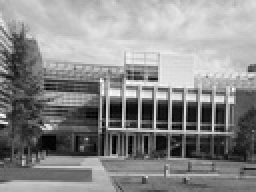
#> input picture CV/Assignments/Assignment5/ps5/input/transA.jpg, 128 x 96 px, shrunk from 640 x 480 before the run (shown 2 times larger)
$ python ps5.py   (Python 2 division)   (older library calls are emulated)
#> lines starting #> are read from the running program, lines starting #| are printed output that depends on the picture; after the words box and inside, x2 and y2 are one past the last pixel; in counts of white or black regions, pixels touching at a corner belong together
"""Problem Set 5: Harris, SIFT, RANSAC."""

import numpy as np
from math import atan2, log
from random import randrange
import cv2

import os

# I/O directories
input_dir = "input"
output_dir = "output"


# Assignment code
def gradientX(image):
    """Compute image gradient in X direction.

    Parameters
    ----------
        image: grayscale floating-point image, values in [0.0, 1.0]

    Returns
    -------
        Ix: image gradient in X direction, values in [-1.0, 1.0]
    """

    # TODO: Your code here
    Ix = cv2.Sobel( image, cv2.CV_64F, 1, 0)

    return Ix


def gradientY(image):
    """Compute image gradient in Y direction.

    Parameters
    ----------
        image: grayscale floating-point image, values in [0.0, 1.0]

    Returns
    -------
        Iy: image gradient in Y direction, values in [-1.0, 1.0]
    """

    # TODO: Your code here
    Iy = cv2.Sobel( image, cv2.CV_64F, 0, 1)

    return Iy


def make_image_pair(image1, image2):
    """Adjoin two images side-by-side to make a single new image.

    Parameters
    ----------
        image1: first image, could be grayscale or color (BGR)
        image2: second image, same type as first

    Returns
    -------
        image_pair: combination of both images, side-by-side, same type
    """

    # TODO: Your code here
    # Determine if the input images are grayscale or color
    r = np.maximum( image1.shape[0], image2.shape[0] )
    c = image1.shape[1] + image2.shape[1]
    image_pair = []

    if len(image1.shape) == 3:
        # Make image_pair of appropriate size
        image_pair = np.zeros( (r,c,3) )
        image_pair[0:image1.shape[0],0:image1.shape[1],:] = image1[:,:,:]
        image_pair[0:image2.shape[0],image1.shape[1]:c,:] = image2[:,:,:]
    else:
        image_pair = np.zeros( (r,c) )
        image_pair[ 0:image1.shape[0], 0:image1.shape[1] ] = image1[:,:]
        image_pair[ 0:image2.shape[0], image1.shape[1]:c ] = image2[:,:]
    #end if
    return image_pair


def harris_response(Ix, Iy, kernel, alpha):
    """Compute Harris reponse map using given image gradients.

    Parameters
    ----------
        Ix: image gradient in X direction, values in [-1.0, 1.0]
        Iy: image gradient in Y direction, same size and type as Ix
        kernel: 2D windowing kernel with weights, typically square
        alpha: Harris detector parameter multiplied with square of trace

    Returns
    -------
        R: Harris response map, same size as inputs, floating-point
    """

    # TODO: Your code here
    # Note: Define any other parameters you need locally or as keyword arguments
    # Copy Ix and Iy
    extendBound = max( kernel.shape[0], kernel.shape[1] )
    Ix_copy = np.copy(Ix)
    Iy_copy = np.copy(Iy)
    #Extend copies
    Ix_copy = cv2.copyMakeBorder( Ix_copy, 0, extendBound, 0, extendBound, cv2.BORDER_REFLECT )
    Iy_copy = cv2.copyMakeBorder( Iy_copy, 0, extendBound, 0, extendBound, cv2.BORDER_REFLECT )

    R = np.zeros( Ix.shape )
    # For every pixel in image
    for u in range( Ix.shape[0] ):
        for v in range( Ix.shape[1]):
            # Compute M
            M = np.zeros((2,2), dtype=np.float_)
            for x in range(kernel.shape[0]):
                for y in range(kernel.shape[1]):
                    M = M + kernel[x,y]*np.array([ [(Ix_copy[u+x, v+y])**2,              Ix_copy[u+x, v+y]*Iy_copy[u+x, v+y]],
                                                   [Ix_copy[u+x, v+y]*Iy_copy[u+x, v+y], (Iy_copy[u+x, v+y])**2]               ])
                #end for
            # end for

            # Compute R from M
            R[u,v] = np.linalg.det(M) - alpha*(np.trace(M)**2)
        #end for
    #end for

    return R


def find_corners(R, threshold, radius):
    """Find corners in given response map.

    Parameters
    ----------
        R: floating-point response map, e.g. output from the Harris detector
        threshold: response values less than this should not be considered plausible corners
        radius: radius of circular region for non-maximal suppression (could be half the side of square instead)

    Returns
    -------
        corners: peaks found in response map R, as a sequence (list) of (x, y) coordinates
    """

    # TODO: Your code here
    corners = []

    # Create list of indices for all values that are above threshold
    # np.where outputs two lists, one with the rows and one with the columns
    indices = np.where( R > threshold )

    # For each possible corner
    for x in range( len(indices[0]) ):
        for y in range( len(indices[1]) ):
            r = indices[0][x]
            c = indices[1][y]

            val = R[r, c]

            max_val = val
            max_val_r = r
            max_val_c = c

            # For all values in window around (r,c), if value of R > val
            for i in range(int(radius)):
                for j in range(int(radius)):
                    if( r+i < R.shape[0] and c+j < R.shape[1] ):
                        if( R[r+i, c+j] > max_val ):
                            max_val = R[r+i, c+j]
                            max_val_r = r+i
                            max_val_c = c+j
                         #end if
                     #end if
                 #end for
             #end for

            # The order might need reversed
            corners.append( (max_val_c, max_val_r) )
        #end for
    #end for

    return corners


def draw_corners(image, corners):
    """Draw corners on (a copy of) given image.

    Parameters
    ----------
        image: grayscale floating-point image, values in [0.0, 1.0]
        corners: peaks found in response map R, as a sequence (list) of (x, y) coordinates

    Returns
    -------
        image_out: copy of image with corners drawn on it, color (BGR), uint8, values in [0, 255]
    """

    # TODO: Your code here
    image_out = np.copy(image)
    image_out = cv2.normalize( image_out, image_out, 0, 255, cv2.NORM_MINMAX, cv2.CV_8UC1 )
    image_out = cv2.cvtColor( image_out, cv2.COLOR_GRAY2RGB )

    for corner in corners:
        cv2.circle(image_out, corner, 1, (0, 255, 0) )
    #end for

    return image_out


def gradient_angle(Ix, Iy):
    """Compute angle (orientation) image given X and Y gradients.

    Parameters
    ----------
        Ix: image gradient in X direction
        Iy: image gradient in Y direction, same size and type as Ix

    Returns
    -------
        angle: gradient angle image, each value in degrees [0, 359)
    """

    # TODO: Your code here
    # Note: +ve X axis points to the right (0 degrees), +ve Y axis points down (90 degrees)
    # Make y component the negative of what it currently is to account for change in coord system
    angle = np.zeros( Ix.shape )

    for i in range( Ix.shape[0] ):
        for j in range( Ix.shape[1]):
            angle[i, j] =  np.degrees( atan2( -1*Iy[i,j], Ix[i,j] ) )

    return angle


def get_keypoints(points, R, angle, _size, _octave=0):
    """Create OpenCV KeyPoint objects given interest points, response and angle images.

    Parameters
    ----------
        points: interest points (e.g. corners), as a sequence (list) of (x, y) coordinates
        R: floating-point response map, e.g. output from the Harris detector
        angle: gradient angle (orientation) image, each value in degrees [0, 359)
        _size: fixed _size parameter to pass to cv2.KeyPoint() for all points
        _octave: fixed _octave parameter to pass to cv2.KeyPoint() for all points

    Returns
    -------
        keypoints: a sequence (list) of cv2.KeyPoint objects
    """

    # TODO: Your code here
    # Note: You should be able to plot the keypoints using cv2.drawKeypoints() in OpenCV 2.4.9+
    keypoints = []

    for i in range( len( points) ):
        x = points[i][0]
        y = points[i][1]
        theta = angle[y,x]
        response = R[y, x]
        kp = cv2.KeyPoint( x, y, _size, theta, response, _octave )
        keypoints.append( kp )

    return keypoints


# [264 lines left out: functions get_descriptors, match_descriptors, draw_matches, compute_translation_RANSAC, compute_similarity_RANSAC, not called in this run]

def norm_and_save( img, filename ):
    normed = 0
    normed = cv2.normalize( img, normed, 0, 255, cv2.NORM_MINMAX, cv2.CV_8UC1)
    cv2.imwrite( os.path.join(output_dir, filename), normed)
#end norm_and_save

# [10 lines left out: function drawKP, not called in this run]

#end drawKP

# Driver code
def main():
    # Note: Comment out parts of this code as necessary

    #****************************
    # 1a
    #transA
    transA = cv2.imread(os.path.join(input_dir, "transA.jpg"), cv2.IMREAD_GRAYSCALE).astype(np.float_) / 255.0
#> transA: shape (96, 128) float64; min 0, max 1, mean 0.545
    transA_Ix = gradientX(transA)  # TODO: implement this
    transA_Iy = gradientY(transA)  # TODO: implement this
    transA_pair = make_image_pair(transA_Ix, transA_Iy)  # TODO: implement this
    norm_and_save( transA_pair, "ps5-1-a-1.png" ) # Note: you may have to scale/type-cast image before writing
    #transB
    transB = cv2.imread(os.path.join(input_dir, "transB.jpg"), cv2.IMREAD_GRAYSCALE).astype(np.float_) / 255.0
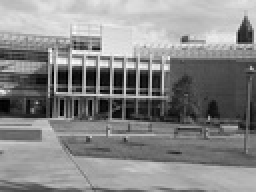
#> input picture CV/Assignments/Assignment5/ps5/input/transB.jpg, 128 x 96 px, shrunk from 640 x 480 before the run (shown 2 times larger)
#> transB: shape (96, 128) float64; min 0, max 0.992, mean 0.532
    transB_Ix = gradientX(transB)
    transB_Iy = gradientY(transB)

    # simA
    simA = cv2.imread(os.path.join(input_dir, "simA.jpg"), cv2.IMREAD_GRAYSCALE).astype(np.float_)/255.0
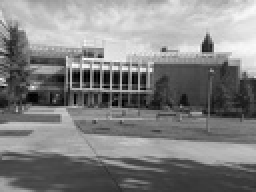
#> input picture CV/Assignments/Assignment5/ps5/input/simA.jpg, 128 x 96 px, shrunk from 640 x 480 before the run (shown 2 times larger)
#> simA: shape (96, 128) float64; min 0, max 1, mean 0.512
    simA_Ix = gradientX(simA)
    simA_Iy = gradientY(simA)
    simA_pair = make_image_pair(simA_Ix, simA_Iy)
#> in make_image_pair (call 2), `image_pair[ 0:image2.shape[0], image1.shape[1]:c ] = image2[:,:]`:
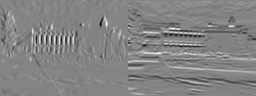
#> image_pair: shape (96, 256) float64; min -3.24, max 3, mean -0.0149; drawn with min black and max white
    norm_and_save( simA_pair, "ps5-1-a-2.png" )
    # simB
    simB = cv2.imread(os.path.join(input_dir, "simB.jpg"), cv2.IMREAD_GRAYSCALE).astype(np.float_)/255.0
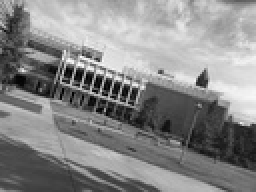
#> input picture CV/Assignments/Assignment5/ps5/input/simB.jpg, 128 x 96 px, shrunk from 640 x 480 before the run (shown 2 times larger)
#> simB: shape (96, 128) float64; min 0, max 0.988, mean 0.533
    simB_Ix = gradientX(simB)
    simB_Iy = gradientY(simB)


    #***************************************
    # 1b
    kernel = np.ones((3, 3), dtype=np.float_)/9.0

    transA_R = harris_response(transA_Ix, transA_Iy, kernel, 0.04)  # TODO: implement this, tweak parameters for best response
    norm_and_save( transA_R, "ps5-1-b-1.png" )
    transB_R = harris_response(transB_Ix, transB_Iy, kernel, 0.04)
    norm_and_save( transB_R, "ps5-1-b-2.png" )

    # sim A and B
    simA_R = harris_response( simA_Ix, simA_Iy, kernel, 0.04)
    norm_and_save( simA_R, "ps5-1-b-3.png" )
    simB_R = harris_response( simB_Ix, simB_Iy, kernel, 0.04)
#> call 4 of harris_response, with kernel = array of shape (3, 3), alpha = 0.04
#> in harris_response (call 4), `Iy_copy = cv2.copyMakeBorder( Iy_copy, 0, extendBound, 0, extendBound,..`:
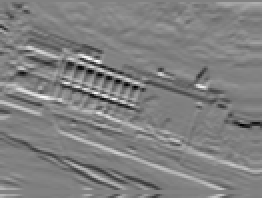
#> Iy_copy: shape (99, 131) float64 (shown 2 times larger); min -2.78, max 2.69, mean -0.02; drawn with min black and max white
#> after the loop in harris_response (call 4), `for u in range( Ix.shape[0] ):`:
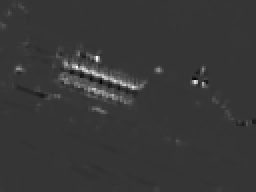
#> R: shape (96, 128) float64 (shown 2 times larger); min -0.676, max 2.52, mean 0.032; drawn with min black and max white
    norm_and_save( simB_R, "ps5-1-b-4.png" )

    #****************************************
    # 1c
    print "Finding corners"
    transA_corners = find_corners(transA_R, 5.0, 15)  # tweak parameters till you get good corners
#> in find_corners, `indices = np.where( R > threshold )`: indices = ([62], [78])
#> the loop in find_corners, `for x in range( len(indices[0]) ):` made 1 pass
#> after the loop in find_corners, `for x in range( len(indices[0]) ):`: corners = [(78, 62)]
#> transA_corners = [(78, 62)]
    transA_out = draw_corners(transA, transA_corners)
#> in draw_corners, image_out is the input picture: shape (96, 128); min 0, max 255, mean 139
#> the loop in draw_corners, `for corner in corners:` made 1 pass
#> after the loop in draw_corners, `for corner in corners:`: image_out: shape (96, 128, 3); 0.03% of pixels changed, all inside (x1, y1, x2, y2) = (77, 61, 80, 64)
    cv2.imwrite( os.path.join(output_dir, "ps5-1-c-1.png"), transA_out )

    transB_corners = find_corners(transB_R, 4.0, 15)
#> the loop in find_corners (call 2), `for x in range( len(indices[0]) ):` made 1 pass
#> transB_corners = [(48, 23)]
    transB_out = draw_corners(transB, transB_corners)
#> the loop in draw_corners (call 2), `for corner in corners:` made 1 pass
#> after the loop in draw_corners (call 2), `for corner in corners:`: image_out: shape (96, 128, 3); mean B, G, R 136.7, 136.8, 136.7
    cv2.imwrite( os.path.join(output_dir, "ps5-1-c-2.png"), transB_out )

    # Sim A and B
    simA_corners = find_corners(simA_R, 4.5, 15)
#> simA_corners = []
    simA_out = draw_corners(simA, simA_corners)
#> in draw_corners, image_out is the input picture: shape (96, 128); min 0, max 255, mean 130.6
    cv2.imwrite( os.path.join(output_dir, "ps5-1-c-3.png"), simA_out )
    simB_corners = find_corners(simB_R, 4.5, 15)
#> simB_corners = []
    simB_out = draw_corners(simB, simB_corners)
    cv2.imwrite( os.path.join(output_dir, "ps5-1-c-4.png"), simB_out )

    #************************************************************************************
    # 2a
    transA_angle = gradient_angle(transA_Ix, transA_Iy)  # TODO: implement this
#> after the loop in gradient_angle, `for i in range( Ix.shape[0] ):`:
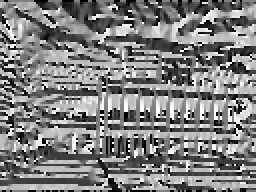
#> angle: shape (96, 128) float64 (shown 2 times larger); min -180, max 180, mean 0; drawn with min black and max white
    transA_kp = get_keypoints(transA_corners, transA_R, transA_angle, _size=5.0, _octave=0)  # TODO: implement this, update parameters
#> the loop in get_keypoints, `for i in range( len( points) ):` made 1 pass
#> (x, y, theta, response) on pass 1: (78, 62, 157.5, 5.54)
    # TODO: Draw keypoints on transA
    transA_kp_img = drawKP( transA, transA_kp )

    transB_angle = gradient_angle(transB_Ix, transB_Iy)
    transB_kp = get_keypoints(transB_corners, transB_R, transB_angle, _size=5.0, _octave=0)
    transB_kp_img = drawKP( transB, transB_kp )

    # TODO: Combine transA and transB images (with keypoints drawn) using make_image_pair() and write to file
    trans_kp_img = make_image_pair( transA_kp_img, transB_kp_img )
    cv2.imwrite( os.path.join(output_dir, "ps5-2-a-1.png"), trans_kp_img)

    # TODO: Ditto for (simA, simB) pair
    simA_angle = gradient_angle( simA_Ix, simA_Iy )
    simA_kp = get_keypoints( simA_corners, simA_R, simA_angle, _size=5.0, _octave=0)
    simA_kp_img = drawKP( simA, simA_kp )

    simB_angle = gradient_angle( simB_Ix, simB_Iy )
    simB_kp = get_keypoints( simB_corners, simB_R, simB_angle, _size=5.0, _octave=0)
    simB_kp_img = drawKP( simB, simB_kp )

    sim_kp_img = make_image_pair( simA_kp_img, simB_kp_img )
    cv2.imwrite( os.path.join(output_dir, "ps5-2-a-2.png"), sim_kp_img )

    #*********************************
    # 2b
    # Get descriptors for transA
    transA_color = cv2.imread(os.path.join(input_dir, "transA.jpg"), cv2.IMREAD_COLOR)
    transA_desc = get_descriptors(transA_color, transA_kp)  # TODO: implement this
    # Similarly get transB_desc
    transB_color = cv2.imread( os.path.join(input_dir, "transB.jpg"), cv2.IMREAD_COLOR)
    transB_desc = get_descriptors(transB_color, transB_kp)

    # Find matches
    trans_matches = match_descriptors(transA_desc, transB_desc)

    # Draw matches and write to file
    trans_match_img = draw_matches(transA, transB, transA_kp, transB_kp, trans_matches)
    cv2.imwrite( os.path.join(output_dir, "ps5-2-b-1.png"), trans_match_img )

    # Ditto for (simA, simB) pair (may have to vary some parameters along the way?)
    simA_color = cv2.imread( os.path.join(input_dir, "simA.jpg"), cv2.IMREAD_COLOR)
    simA_desc = get_descriptors( simA_color, simA_kp)

    simB_color = cv2.imread( os.path.join(input_dir, "simB.jpg"), cv2.IMREAD_COLOR)
    simB_desc = get_descriptors( simB_color, simB_kp )

    sim_matches = match_descriptors( simA_desc, simB_desc )

    sim_match_img = draw_matches( simA, simB, simA_kp, simB_kp, sim_matches )
    cv2.imwrite( os.path.join(output_dir, "ps5-2-b-2.png"), sim_match_img )


    #***************************************************************************
    # 3a
    # TODO: Compute translation vector using RANSAC for (transA, transB) pair, draw biggest consensus set
    v_trans, translation_matches = compute_translation_RANSAC(transA_kp, transB_kp, trans_matches)
    print "Transformation vector = ", v_trans
    percentage = float(len(translation_matches))/len(trans_matches)
    print "Percentage in consensus set: ", percentage
    translation_img = draw_matches( transA, transB, transA_kp, transB_kp, translation_matches )
    cv2.imwrite( os.path.join(output_dir, "ps5-3-a-1.png"), translation_img )


    #***********************
    # 3b
    # TODO: Compute similarity transform for (simA, simB) pair, draw biggest consensus set
    similarity, translation_matches = compute_similarity_RANSAC( simA_kp, simB_kp, sim_matches )
    print "Similarity matrix = ", similarity
    percentage = float( len(translation_matches))/len(sim_matches)
    print "Percentage in consensus set: ", percentage
    similarity_img = draw_matches( simA, simB, simA_kp, simB_kp, sim_matches )
    cv2.imwrite( os.path.join(output_dir, "ps5-3-b-1.png"), similarity_img )

    # Extra credit: 3c, 3d, 3e


if __name__ == "__main__":
#> (the run stopped early here; a loop or call above may not have finished)
